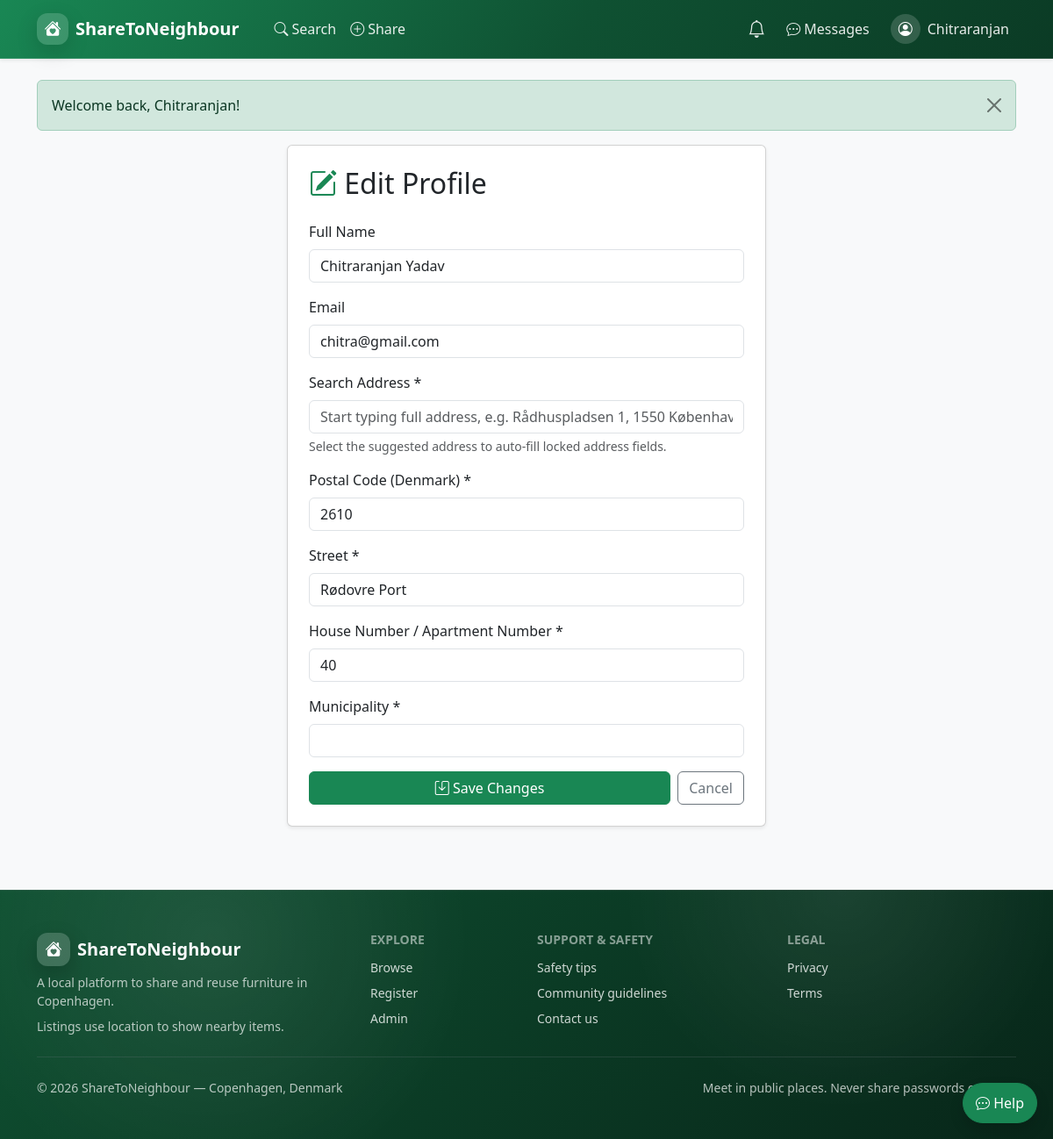
Screenshot of /edit_profile.php (signed in) with the database file from the repository.
### tables this page shows
CREATE TABLE `users` (
  `id` int(11) NOT NULL,
  `username` varchar(50) NOT NULL,
  `email` varchar(100) NOT NULL,
  `password_hash` varchar(250) DEFAULT NULL,
  `full_name` varchar(100) NOT NULL,
  `address` varchar(255) DEFAULT NULL,
  `latitude` decimal(10,8) DEFAULT 55.67610000,
  `longitude` decimal(11,8) DEFAULT 12.56830000,
  `avatar` varchar(255) DEFAULT 'default_avatar.png',
  `role` enum('user','admin') NOT NULL DEFAULT 'user',
  `created_at` timestamp NOT NULL DEFAULT current_timestamp(),
  `updated_at` timestamp NOT NULL DEFAULT current_timestamp() ON UPDATE current_timestamp(),
  `email_notifications` tinyint(1) NOT NULL DEFAULT 1,
  `postal_code` varchar(10) NOT NULL,
  `is_online` tinyint(1) NOT NULL DEFAULT 0,
  `last_seen` datetime DEFAULT NULL,
  `is_active` tinyint(1) NOT NULL DEFAULT 1,
  `disabled_at` datetime DEFAULT NULL,
  `disabled_reason` varchar(255) DEFAULT NULL,
  `reset_token_hash` varchar(64) DEFAULT NULL,
  `reset_token_expires_at` datetime DEFAULT NULL
);

### includes/auth.php (called while the page is built, shortened)
<?php
function currentUserId(): ?int {
    return $_SESSION['user_id'] ?? null;
}

### includes/config.php (called while the page is built, shortened)
<?php
function h(string $s): string {
    return htmlspecialchars($s, ENT_QUOTES, 'UTF-8');
}

### public/edit_profile.php (the view, shortened to what this page needs)
<?php
require_once __DIR__ . '/../includes/config.php';
require_once __DIR__ . '/../includes/auth.php';
$uid = currentUserId();
$stmt = $conn->prepare("SELECT full_name, email, address, postal_code, latitude, longitude FROM users WHERE id = ? LIMIT 1");
$stmt->bind_param('i', $uid);
$stmt->execute();
$user = $stmt->get_result()->fetch_assoc();
$full_name   = $user['full_name'] ?? '';
$email       = $user['email'] ?? '';
$postal_code = $user['postal_code'] ?? '';
$addressDb   = $user['address'] ?? '';
$street = '';
$house_number = '';
$parts = array_map('trim', explode(',', $addressDb, 2));
$streetHouse = $parts[0] ?? '';
$municipality = $parts[1] ?? '';
if ($streetHouse !== '') {
    $pos = strrpos($streetHouse, ' ');
    if ($pos !== false) {
        $street = trim(substr($streetHouse, 0, $pos));
        $house_number = trim(substr($streetHouse, $pos + 1));
    } else {
        $street = $streetHouse;
    }
}
require_once __DIR__ . '/../includes/header.php';
?>
<div class="row justify-content-center">
    <div class="col-md-7 col-lg-6">
        <div class="card shadow-sm">
            <div class="card-body p-4">
                <h2 class="mb-4"><i class="bi bi-pencil-square text-success"></i> Edit Profile</h2>
                <form method="POST" autocomplete="off">
                    <div class="mb-3">
                        <label class="form-label">Full Name</label>
                        <input class="form-control" name="full_name" value="<?= h($full_name) ?>" required>
                    </div>
                    <div class="mb-3">
                        <label class="form-label">Email</label>
                        <input class="form-control" name="email" value="<?= h($email) ?>" required>
                    </div>
                    <div class="mb-3">
                        <label class="form-label">Search Address *</label>
                        <input type="text" class="form-control" id="address_search"
                               placeholder="Start typing full address, e.g. Rådhuspladsen 1, 1550 København">
                        <div class="form-text">Select the suggested address to auto-fill locked address fields.</div>
                    </div>
                    <div class="mb-3">
                        <label class="form-label">Postal Code (Denmark) *</label>
                        <input type="text" class="form-control" id="postal_code" name="postal_code"
                               value="<?= h($postal_code) ?>" required readonly>
                    </div>
                    <div class="mb-3">
                        <label class="form-label">Street *</label>
                        <input type="text" class="form-control" id="street" name="street"
                               value="<?= h($street) ?>" required readonly>
                    </div>
                    <div class="mb-3">
                        <label class="form-label">House Number / Apartment Number *</label>
                        <input type="text" class="form-control" id="house_number" name="house_number"
                               value="<?= h($house_number) ?>" required readonly>
                    </div>
                    <div class="mb-3">
                        <label class="form-label">Municipality *</label>
                        <input type="text" class="form-control" id="municipality" name="municipality"
                               value="<?= h($municipality) ?>" required readonly>
                    </div>
                    <div class="d-flex gap-2">
                        <button class="btn btn-success flex-grow-1" type="submit">
                            <i class="bi bi-save"></i> Save Changes
                        </button>
                        <a href="<?= SITE_URL ?>/profile.php" class="btn btn-outline-secondary">Cancel</a>
                    </div>
                </form>
            </div>
        </div>
    </div>
</div>
<?php require_once __DIR__ . '/../includes/footer.php'; ?>

### rows the page displays
users: full_name "Chitraranjan Yadav", email "chitra@gmail.com", postal_code "2610", street "Rødovre Port", house_number "40"

### other values shown
SITE_NAME "ShareToNeighbour"
currentUserName() "Chitraranjan"
$s "Welcome back, Chitraranjan!"
